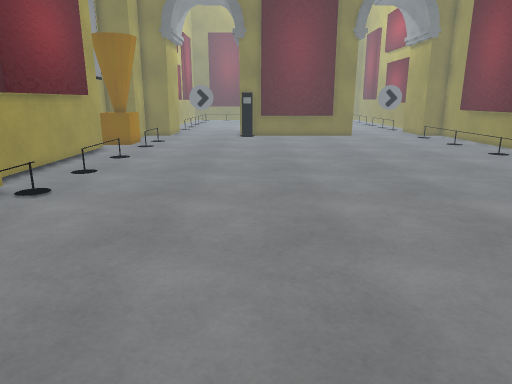
[1] (above)

19 first-person views from a walk through a 3-D level made in the Unity game engine. The camera is 1.4 m above the floor, tilts 14° down and sees 70° across. The floor is counted in squares, 0.5 m on a side. Each view is taken from the middle of a square. On the plan, view 1 faces up. The plan holds only what a view shows up to about 20 squares ahead; the rest is blank. The place goes on beyond the plan. Some surface patterns are stand-ins.

[2]
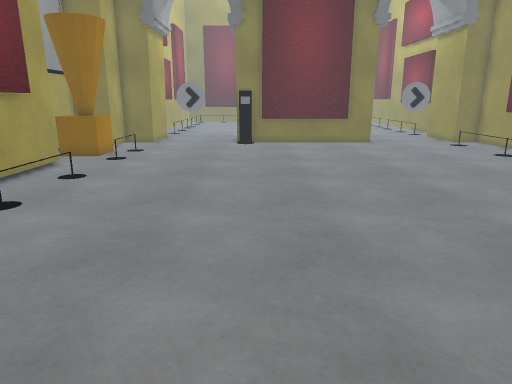

[3]
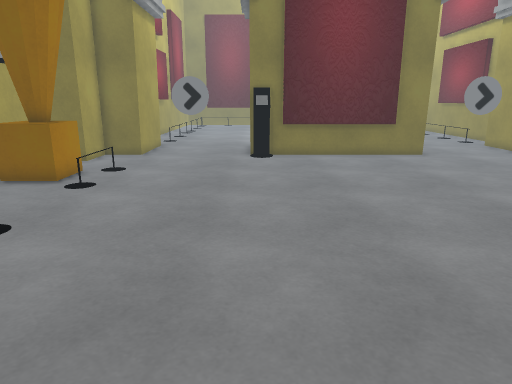

[4]
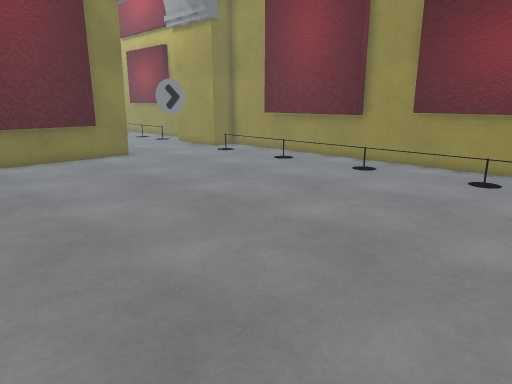

[5]
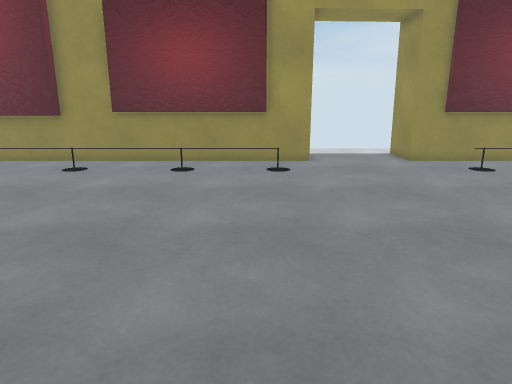

[6]
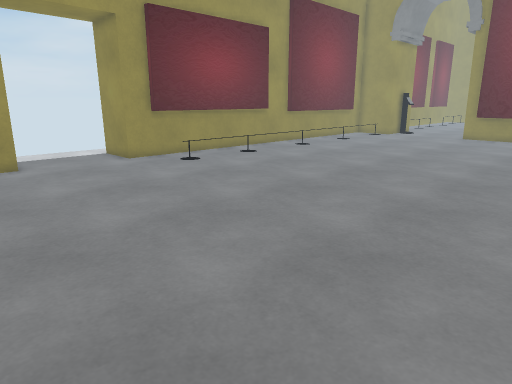

[7]
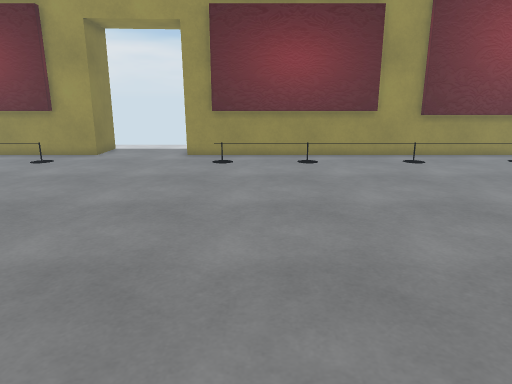

[8]
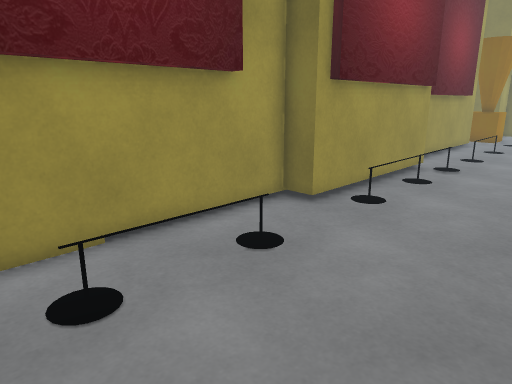

[9]
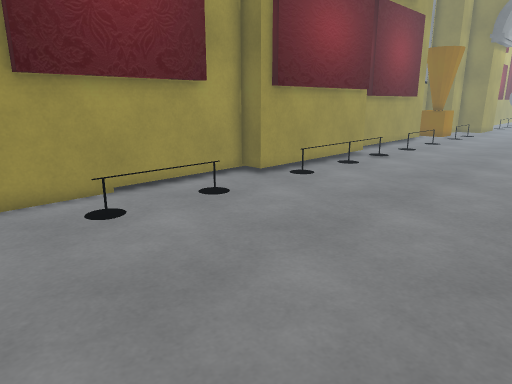

[10]
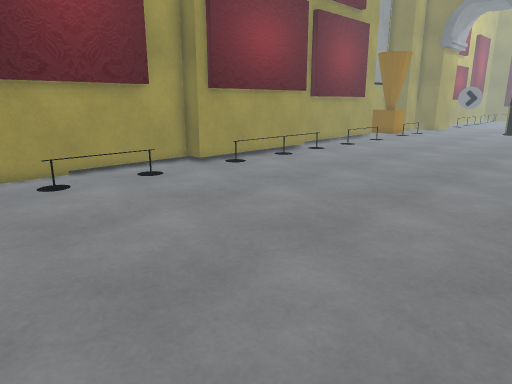

[11]
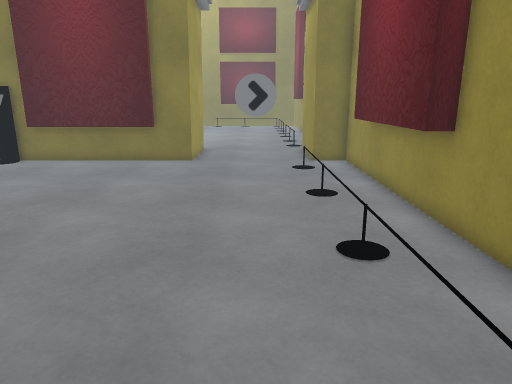

[12]
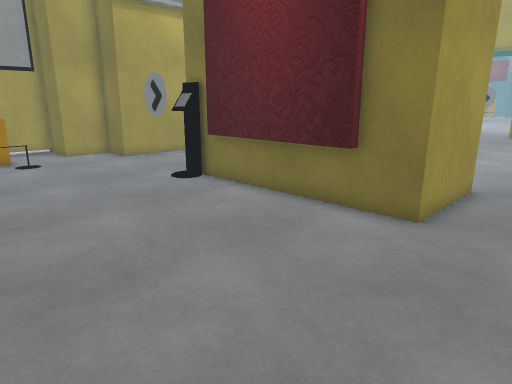

[13]
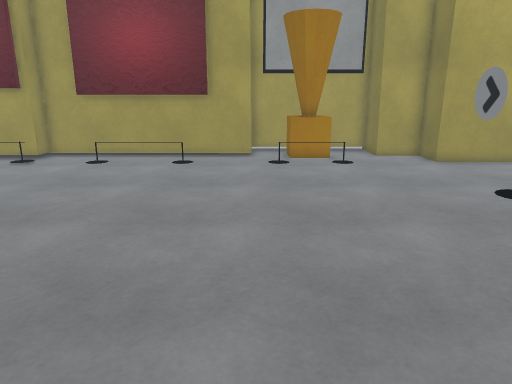

[14]
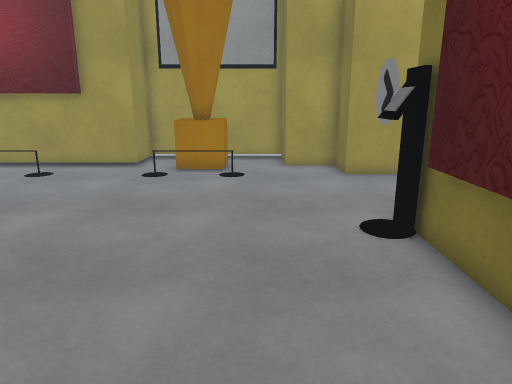

[15]
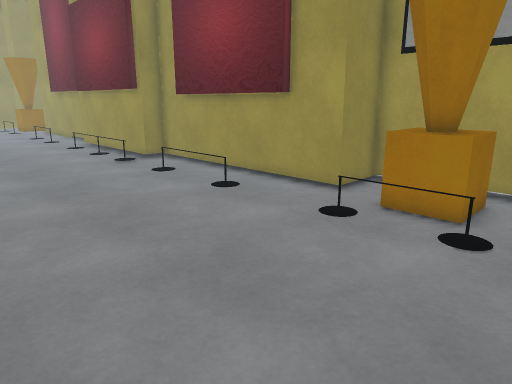

[16]
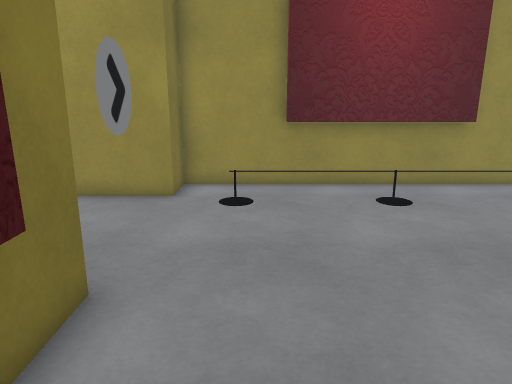

[17]
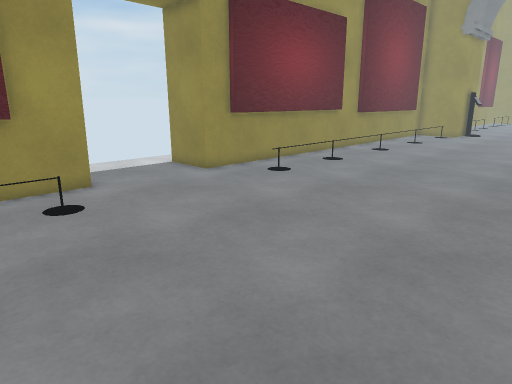

[18]
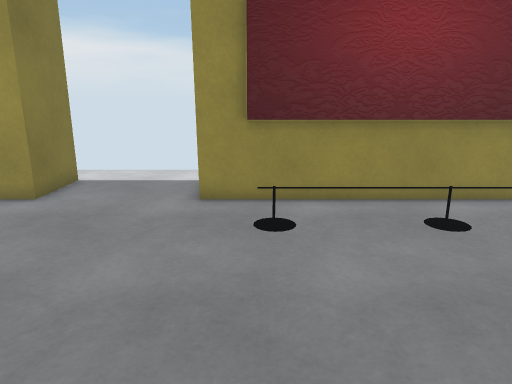

[19]
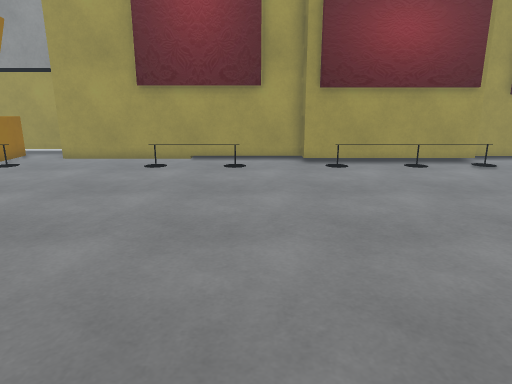

### Floor plan
Key: @ floor where view 1 was taken; # wall or solid block; . floor; / step, stairs or slope; O other object.
Columns run from 11 left of view 1 to 18 right of it. Each row starts with its distance up from view 1.
 31   ###.## .##########.###.##
 30   #  .....OO######  ..... #
 29   #.......................#
 28 ###...................../.#
 27 #......................./.#
 26 #OOO..................../.#
 25 #O#O..................../.#
 24 #O#O..................../.#
 23 #......................./.#
 22 ###...................../.#
 21   #...................../.#
 20   #...................../.#
 19   #...................../.#
 18   #...................../.#
 17   #...................../.#
 16   #...................../.#
 15   #...................../.#
 14   #...................../.#
 13   #...................../.#
 12   #...................../.#
 11   ##/.................../.#
 10    #/.....................##
  9    #/......................###
  8    #/.........................
  7    #/.........................
  6    #/.........................
  5    #/......................###
  4    #......................##
  3   ##..................../.#
  2   #...................../.#
  1   #...................../.#
  0   #........@............/.#
 -1   #...................../.#
 -2   #...................../.#
 -3   #...................../.#
 -4   #...................../.#
 -5   #...................../.#
 -6   #...................../.#
 -7   #.......  ............/.#

Positions as (right, up) in squares from view 1, and headings:
1: (0, 0), facing up
2: (0, 5), facing up
3: (-1, 11), facing up
4: (-1, 12), facing up-right
5: (-2, 12), facing right
6: (-2, 13), facing down-right
7: (-4, 1), facing right
8: (-2, -5), facing up-left
9: (2, -7), facing up-left
10: (6, -7), facing up-left
11: (11, 13), facing up
12: (11, 22), facing up-left
13: (10, 22), facing left
14: (7, 27), facing left
15: (1, 28), facing down-left
16: (3, 28), facing right
17: (3, 14), facing down-right
18: (5, 3), facing right
19: (9, 1), facing left
